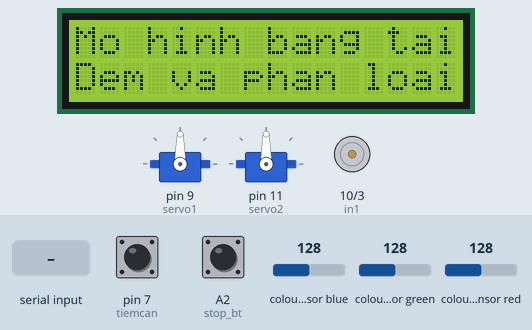
Bench run of a sketch on a simulated Arduino Uno, built with avr-gcc and run on an emulated ATmega328P. On the bench: 2 × servo, 16×2 character LCD, motor-driver pin pairs drawn as motors (green arrow = first pin HIGH = forward, orange = second pin HIGH = backward, longer = more drive, scaled by the enable pin). The inputs (shaded band) are chosen by the test bench; at power-on: A2 (stop_bt) LOW, pin 7 (tiemcan) LOW, colour sensor blue 128, colour sensor green 128, colour sensor red 128. What the sketch prints to the serial monitor is not drawn.

Above: at 1.2 s.
1.3 s: A2 (stop_bt) pulled HIGH for 1.2 s
4.0 s: byte 30 received over Serial
At 4.5 s:
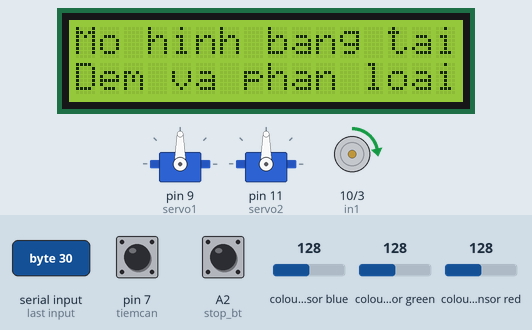
5.5 s: byte 90 received over Serial
At 6.7 s:
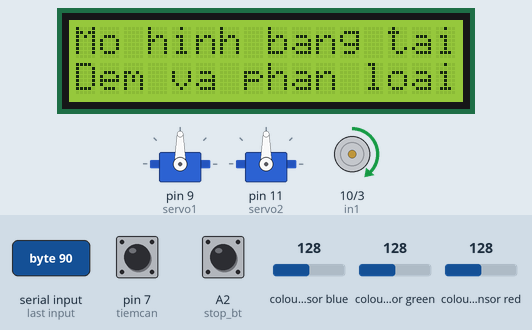
7.0 s: pin 7 (tiemcan) pulsed HIGH 2 times (0.12 s each, 0.3 s apart)
At 12.3 s:
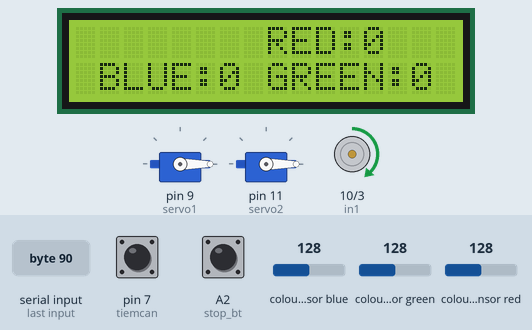
Timing chart, 0 to 12.7 s (numbered marks = the images above; inputs shaded):
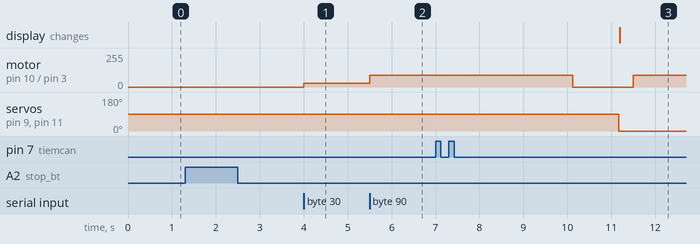

The sketch:

codearduino.ino
```cpp
#include <Wire.h>
#include <Adafruit_TCS34725.h>
#include <LiquidCrystal_I2C.h>
#include <Servo.h>
#include<TimerOne.h>
#define enA 5
#define in1 10
#define in2 3
#define tiemcan 7
#define stop_bt A2

Adafruit_TCS34725 tcs = Adafruit_TCS34725(TCS34725_INTEGRATIONTIME_50MS, TCS34725_GAIN_4X);
LiquidCrystal_I2C lcd(0x27,16,2);
int so_luong_do, so_luong_xanh_la, so_luong_xanh_duong;
double dulieu;
Servo servo1;
Servo servo2;


void setup() {
  Serial.begin(9600);
  Wire.begin();
  tcs.begin();

  servo1.attach(9);  // Chân điều khiển servo 1
  servo2.attach(11);  // Chân điều khiển servo 2


  pinMode(enA, OUTPUT);
  pinMode(in1, OUTPUT);
  pinMode(in2, OUTPUT);
  pinMode(tiemcan, INPUT);
  //khoi tao LCD
  lcd.init();
  lcd.backlight();
  lcd.setCursor(0,0);
  lcd.print("Mo hinh bang tai");
  lcd.setCursor(0,1);
  lcd.print("Dem va phan loai");

}

void loop() {
  while(digitalRead(stop_bt)) //chay toi khi nao nhan stop
    {
      dung_bang_tai();
      int so_lan = 0;
      while (so_lan == 0)
      {
        chay_bang_tai();
        if (digitalRead(tiemcan) == 1)
        {
          while(digitalRead(tiemcan) == 1);
          so_lan = 1;
          delay(3000);
          dung_bang_tai();
          delay(1000);
   uint16_t r, g, b, c;
  tcs.getRawData(&r, &g, &b, &c);
  Serial.print(r);
  Serial.print(",");
  Serial.print(g);
  Serial.print(",");
  Serial.println(b);
  if (r > g && r > b) {  // Nhóm màu đỏ
    so_luong_do += 1;
    servo1.write(90);
    servo2.write(0);
    if(so_luong_do == 3){
      so_luong_do = 0;
    }

  } else if (g > r && g > b) {  // Nhóm màu xanh lá
    so_luong_xanh_la += 1;
    servo1.write(0);
    servo2.write(0);
    if(so_luong_xanh_la == 3){
      so_luong_xanh_la = 0;
    }
  } else if (b > r && b > g) {  // Nhóm màu xanh dương
    so_luong_xanh_duong += 1;
    servo1.write(0);
    servo2.write(90);
    if(so_luong_xanh_duong == 3){
      so_luong_xanh_duong = 0;
    }
  }
  else{
    servo1.write(0);
    servo2.write(0);

  }
        lcd.clear();
        lcd.setCursor(8,0);
        lcd.print("RED:");
        lcd.print(so_luong_do);
        lcd.setCursor(0,1);
        lcd.print(" BLUE:");
        lcd.print(so_luong_xanh_duong);
        lcd.print(" GREEN:");
        lcd.print(so_luong_xanh_la);
        delay(300);
        chay_bang_tai();

}
      }
    }
    delay(1000);
}
void chay_bang_tai()
{
  if (Serial.available() > 0) {
  dulieu = Serial.read();
  digitalWrite(in1, HIGH);
  digitalWrite(in2, LOW);
  analogWrite(enA, dulieu);
  }
  else{
  digitalWrite(in1, HIGH);
  digitalWrite(in2, LOW);
  analogWrite(enA, dulieu);
  }
}

void dung_bang_tai()
{
  digitalWrite(in1, LOW);
  digitalWrite(in2, LOW);

}
```

Measured:
- after the input at 4.0 s, motor on pin 10 (in1) / pin 3 (in2): stopped → forward 30/255 at once
- after the input at 5.5 s, motor on pin 10 (in1) / pin 3 (in2): forward 30/255 → forward 90/255 at once
- after the input at 7.0 s, motor on pin 10 (in1) / pin 3 (in2): forward 90/255 → stopped after 3.1 s, → forward 90/255 1.4 s later; servo on pin 9 (servo1), servo on pin 11 (servo2): 90° → 0° after 4.2 s; the display: changes after 4.2 s (image 3)
